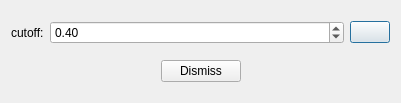
<?xml version="1.0" encoding="UTF-8"?>
<ui version="4.0">
 <class>FaciesRelationShipDiagramDialog</class>
 <widget class="QDialog" name="FaciesRelationShipDiagramDialog">
  <property name="geometry">
   <rect>
    <x>0</x>
    <y>0</y>
    <width>401</width>
    <height>103</height>
   </rect>
  </property>
  <property name="windowTitle">
   <string>Dialog</string>
  </property>
  <layout class="QVBoxLayout" name="verticalLayout">
   <item>
    <layout class="QHBoxLayout" name="horizontalLayout">
     <item>
      <widget class="QLabel" name="label">
       <property name="sizePolicy">
        <sizepolicy hsizetype="Minimum" vsizetype="Preferred">
         <horstretch>0</horstretch>
         <verstretch>0</verstretch>
        </sizepolicy>
       </property>
       <property name="text">
        <string>cutoff:</string>
       </property>
      </widget>
     </item>
     <item>
      <widget class="QDoubleSpinBox" name="dblSpinCutoff">
       <property name="sizePolicy">
        <sizepolicy hsizetype="Expanding" vsizetype="Fixed">
         <horstretch>0</horstretch>
         <verstretch>0</verstretch>
        </sizepolicy>
       </property>
       <property name="maximum">
        <double>1.000000000000000</double>
       </property>
       <property name="singleStep">
        <double>0.050000000000000</double>
       </property>
       <property name="value">
        <double>0.400000000000000</double>
       </property>
      </widget>
     </item>
     <item>
      <widget class="QPushButton" name="btnDo">
       <property name="text">
        <string/>
       </property>
       <property name="icon">
        <iconset resource="../resources.qrc">
         <normaloff>:/icons32/play32</normaloff>:/icons32/play32</iconset>
       </property>
      </widget>
     </item>
    </layout>
   </item>
   <item>
    <layout class="QHBoxLayout" name="horizontalLayout_2">
     <item>
      <spacer name="horizontalSpacer">
       <property name="orientation">
        <enum>Qt::Horizontal</enum>
       </property>
       <property name="sizeHint" stdset="0">
        <size>
         <width>40</width>
         <height>20</height>
        </size>
       </property>
      </spacer>
     </item>
     <item>
      <widget class="QPushButton" name="btnDismiss">
       <property name="text">
        <string>Dismiss</string>
       </property>
      </widget>
     </item>
     <item>
      <spacer name="horizontalSpacer_2">
       <property name="orientation">
        <enum>Qt::Horizontal</enum>
       </property>
       <property name="sizeHint" stdset="0">
        <size>
         <width>40</width>
         <height>20</height>
        </size>
       </property>
      </spacer>
     </item>
    </layout>
   </item>
  </layout>
 </widget>
 <resources>
  <include location="../resources.qrc"/>
 </resources>
 <connections>
  <connection>
   <sender>btnDo</sender>
   <signal>clicked()</signal>
   <receiver>FaciesRelationShipDiagramDialog</receiver>
   <slot>performCalculation()</slot>
   <hints>
    <hint type="sourcelabel">
     <x>372</x>
     <y>28</y>
    </hint>
    <hint type="destinationlabel">
     <x>386</x>
     <y>53</y>
    </hint>
   </hints>
  </connection>
  <connection>
   <sender>btnDismiss</sender>
   <signal>clicked()</signal>
   <receiver>FaciesRelationShipDiagramDialog</receiver>
   <slot>reject()</slot>
   <hints>
    <hint type="sourcelabel">
     <x>229</x>
     <y>77</y>
    </hint>
    <hint type="destinationlabel">
     <x>284</x>
     <y>74</y>
    </hint>
   </hints>
  </connection>
 </connections>
 <slots>
  <slot>performCalculation()</slot>
 </slots>
</ui>
